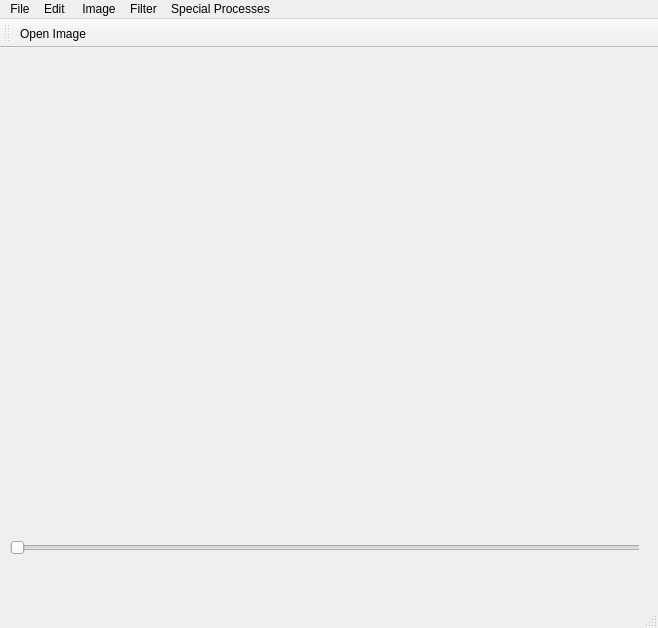
<?xml version="1.0" encoding="UTF-8"?>
<ui version="4.0">
 <class>MainWindow</class>
 <widget class="QMainWindow" name="MainWindow">
  <property name="geometry">
   <rect>
    <x>0</x>
    <y>0</y>
    <width>658</width>
    <height>628</height>
   </rect>
  </property>
  <property name="windowTitle">
   <string>Image Processing - CCADET UNAM</string>
  </property>
  <widget class="QWidget" name="centralWidget">
   <widget class="QWidget" name="imageWidget" native="true">
    <property name="enabled">
     <bool>true</bool>
    </property>
    <property name="geometry">
     <rect>
      <x>0</x>
      <y>20</y>
      <width>639</width>
      <height>497</height>
     </rect>
    </property>
    <property name="sizePolicy">
     <sizepolicy hsizetype="Preferred" vsizetype="Preferred">
      <horstretch>13</horstretch>
      <verstretch>10</verstretch>
     </sizepolicy>
    </property>
    <widget class="QSlider" name="imageSlider">
     <property name="geometry">
      <rect>
       <x>10</x>
       <y>470</y>
       <width>639</width>
       <height>19</height>
      </rect>
     </property>
     <property name="orientation">
      <enum>Qt::Horizontal</enum>
     </property>
    </widget>
   </widget>
  </widget>
  <widget class="QMenuBar" name="menuBar">
   <property name="geometry">
    <rect>
     <x>0</x>
     <y>0</y>
     <width>658</width>
     <height>26</height>
    </rect>
   </property>
   <widget class="QMenu" name="menuFile">
    <property name="title">
     <string>File</string>
    </property>
    <addaction name="actionOpen_Image"/>
    <addaction name="separator"/>
    <addaction name="actionQuit"/>
   </widget>
   <widget class="QMenu" name="menuEdit">
    <property name="title">
     <string>Edit </string>
    </property>
    <addaction name="actionInvert"/>
   </widget>
   <widget class="QMenu" name="menuImage">
    <property name="title">
     <string>Image</string>
    </property>
    <addaction name="actionBrightness"/>
    <addaction name="actionContrast"/>
    <addaction name="actionThreshold"/>
   </widget>
   <widget class="QMenu" name="menuSpecial_Processes">
    <property name="title">
     <string>Special Processes</string>
    </property>
    <addaction name="actionMicrocalcification_detection"/>
    <addaction name="actionIris_Filter"/>
   </widget>
   <widget class="QMenu" name="menuFilter">
    <property name="title">
     <string>Filter</string>
    </property>
   </widget>
   <addaction name="menuFile"/>
   <addaction name="menuEdit"/>
   <addaction name="menuImage"/>
   <addaction name="menuFilter"/>
   <addaction name="menuSpecial_Processes"/>
  </widget>
  <widget class="QToolBar" name="mainToolBar">
   <attribute name="toolBarArea">
    <enum>TopToolBarArea</enum>
   </attribute>
   <attribute name="toolBarBreak">
    <bool>false</bool>
   </attribute>
   <addaction name="actionOpen_Image"/>
  </widget>
  <widget class="QStatusBar" name="statusBar"/>
  <action name="actionOpen_Image">
   <property name="icon">
    <iconset>
     <normaloff>external/Thorax-X-Ray.ico</normaloff>external/Thorax-X-Ray.ico</iconset>
   </property>
   <property name="text">
    <string>Open Image</string>
   </property>
  </action>
  <action name="actionQuit">
   <property name="text">
    <string>Quit</string>
   </property>
  </action>
  <action name="actionInvert">
   <property name="text">
    <string>Invert</string>
   </property>
  </action>
  <action name="actionBrightness">
   <property name="text">
    <string>Brightness</string>
   </property>
  </action>
  <action name="actionContrast">
   <property name="text">
    <string>Contrast</string>
   </property>
  </action>
  <action name="actionThreshold">
   <property name="text">
    <string>Threshold</string>
   </property>
  </action>
  <action name="actionMicrocalcification_detection">
   <property name="text">
    <string>Microcalcification detection</string>
   </property>
  </action>
  <action name="actionIris_Filter">
   <property name="text">
    <string>Iris Filter</string>
   </property>
  </action>
 </widget>
 <layoutdefault spacing="6" margin="11"/>
 <resources/>
 <connections/>
</ui>
